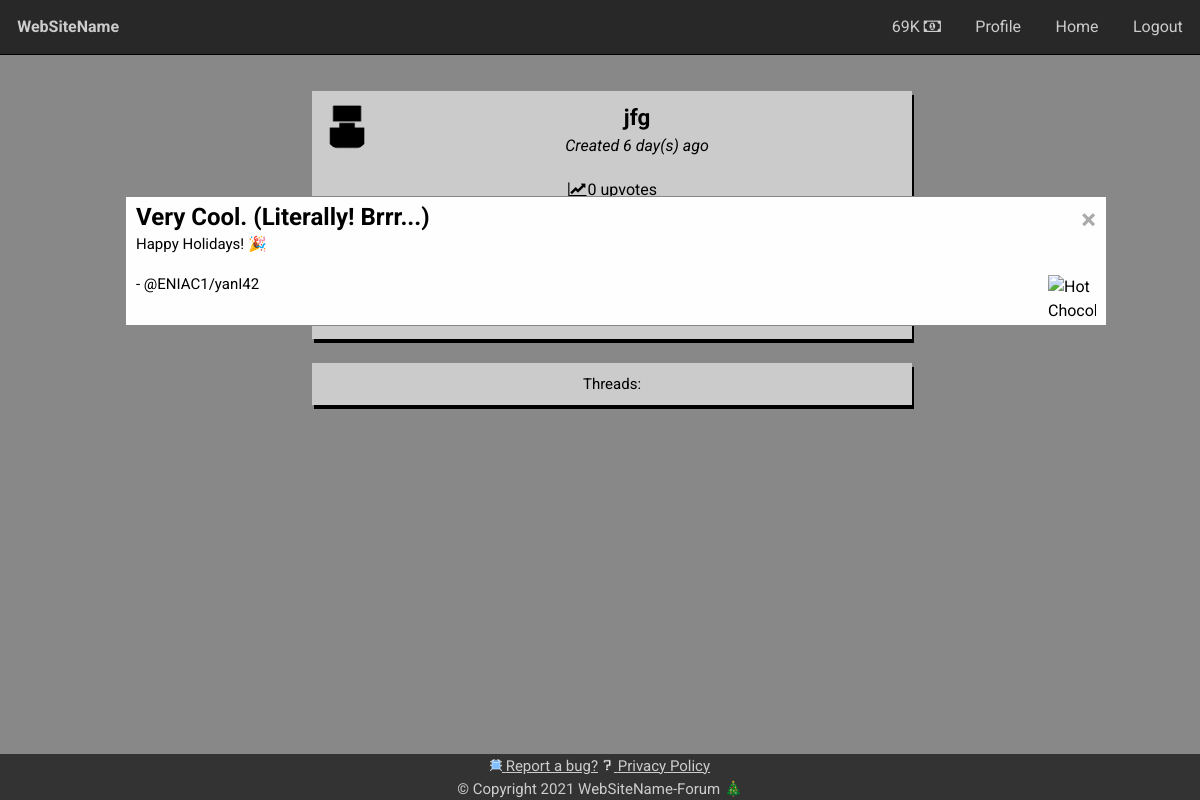
The app's page /profile/jfg (signed in) with its own data.
### main.py (models this page shows, shortened)
class User(UserMixin, db.Model):
    id = db.Column(db.Integer, primary_key=True)
    username = db.Column(db.String(34), unique=True)
    email = db.Column(db.String(321), unique=True)
    password = db.Column(db.String(70))
    admin = db.Column(db.Boolean, nullable=False, default=False)
    confirmed = db.Column(db.Boolean, nullable=False, default=False)
    confirmed_on = db.Column(db.DateTime, nullable=True)
    registered_on = db.Column(db.DateTime, nullable=False)
    strike = db.Column(db.Boolean, nullable=False, default=False)
    banned = db.Column(db.Boolean, nullable=False, default=False)
    about = db.Column(db.String(370))
    coins = db.Column(db.Integer, default=0, nullable=False)
    role = db.Column(db.String(600))
    profile_pic = db.Column(db.String(900), default="/static/imgs/default.png")

### main.py (the view, shortened to what this page needs)
@app.route('/profile/<user>', methods=["GET", 'POST'])
@cache.cached(timeout=15)
@login_required
def profile(user):
    usr = User.query.filter_by(username=user).first()
    form = AboutForm()
    if usr == None:
        abort(404)
    return render_template("profile.html",
                           user=usr,
                           posts=getPosts(usr.id),
                           form=form)

### main.py (called while the page is built)
def getPosts(id=-1):
    posts = Post.query.all()[-int(settings['postsPerPage']):]
    posts = list(reversed(posts))
    if id != -1:
        posts = [
            x for x in [x if x.author_id == id else None for x in posts]
            if x is not None
        ]
    authors = [
        User.query.filter_by(id=x.author_id).first().username
        for x in list(posts)
    ]
    return zip(posts, authors)

def days_between(d1):
    d2 = datetime.datetime.utcnow()
    secs = (d2 - d1).total_seconds()
    mins = math.floor(secs / 60)
    hours = math.floor(mins / 60)
    days = math.floor(hours / 24)
    months = math.floor(days / 60)
    years = math.floor(months / 12)
    if abs(mins) < 1:
        return str(round(secs)) + ' second(s)'
    if abs(hours) < 1:
        return str(round(mins)) + ' minute(s)'
    if abs(days) < 1:
        return str(round(hours)) + ' hour(s)'
    if abs(months) < 1:
        return str(round(days)) + ' day(s)'
    if abs(years) < 1:
        return str(round(months)) + ' month(s)'
    if abs(years) > 1:
        return str(round(years)) + ' year(s)'

def getULikes(id):
    post_ids = [post.id for post in Post.query.filter_by(author_id=id).all()]
    likes = 0
    for ide in post_ids:
        likes += PostLike.query.filter_by(post_id=ide).count()
    return likes

def gUserPosts(id):
    return Post.query.filter_by(author_id=id).count()

def hf(num):
    if int(num) == 0: return 0
    units = ['', 'K', 'M', 'G', 'T', 'P', 'E', 'Z', 'Y']
    magnitude = int(math.floor(math.log(num, 1000.0)))
    return '%.0f%s' % (num / 1000.0**magnitude, units[magnitude])

@lm.user_loader
def load_user(user_id):
    return User.query.get(int(user_id))

### templates/profile.html (shortened to what this page needs)
{% extends "base.html" %}
{% block content %}
<div class="center">
  <div class="card">
  <img src="{{ user.profile_pic }}" alt="Avatar" class="avatar">
		<div class="big"><strong>{% if user.role %}[<span class="red">{{ user.role }}</span>] {% endif %}{{ user.username }}</strong></div><br>
 <i>Created {{ settings['d_b'](user.registered_on) }} ago</i></div>
<div id="u-info">
<div class="card">
  {% set likes = settings['gul'](user.id) %}
  <i class="fa fa-line-chart fa-fw" aria-hidden="true"></i>{{ likes }}
  {% if likes > 1 %}
  upvotes
  {% elif likes == 1 %}
  upvote
  {% else %}
  upvotes
  {% endif %}
  <br>
</div>
<br>
<div class="card">
  <h2>About</h2>
  <p>{{ user.about }}</p>
</div>
</div>
  <br><div class="card"><p>Threads:</p></div>
</div>
{% endblock %}

### templates/base.html (shortened to what this page needs)
<!DOCTYPE html>
<html lang="en">
<head>
	<link rel="stylesheet" href="/static/style.css">
  <link rel="stylesheet" href="https://cdnjs.cloudflare.com/ajax/libs/font-awesome/4.7.0/css/font-awesome.min.css">
</head>
<body class='anim'>
  {% block navbar %}
	<div class="navbar navbar-fixed-top">
    <ul>
    <li><a href="/" class='webname'><strong>{{ settings["websitename"] }}</strong></a></li>
		{% if current_user.is_authenticated %}
    <li class='right'><a href="/logout">Logout</a></li>
    <li class='right'><a href="/home">Home</a></li>
		<li class='right'><a href="/profile/{{ current_user.username }}">Profile</a></li>
    <li class="right"><a href="/shop">{{ settings['hf'](current_user.coins) }} <i class="fa ic">&#xf0d6;</i></a></li>
    {% else %}
    <li class='right'><a href="/login">Login</a></li>
		<li class='right'><a href="/reg">Register</a></li>
    {% endif %}
    </ul>
	</div>
	<hr> {% endblock %}
  <br>
  <div class='clearfix'>
  <div class="column mc">
		{% block content %} {% endblock %}
	</div>
  <br>
  </div>
  <div id="modial" class="modial">
    <div class='d clearfix'>
      <span class='close' id='close' onclick='closeMod()'>&times;</span>
      <h1 class='holiday-h'>Very Cool. (Literally! Brrr...)</h1>
      <p id='c-mod'>Happy Holidays! 🎉</p>
      <p class='sig'>- @ENIAC1/yanI42</p>
      <img src="https://clipartix.com/wp-content/uploads/2019/03/hot-chocolate-clipart-2-2019-16.png" alt="Hot Chocolate" class='imge'>
    </div>
  </div>
  <footer class="footer_cr">
  <p class='center inline'><a href="mailto:{{settings['contactEmail']}}"><img src="/static/imgs/bug_art.png" alt="" class="ico"> Report a bug?</a></p>
  <p class="center inline"><a href="/privacy"><img src="/static/imgs/qmark_art.png" alt="" class='ico'> Privacy Policy</a></p>
  <p>&copy; Copyright 2021 {{ settings['websitename'] }}-Forum 🎄</p></footer>
</body>
</html>

### static/style.css (style rules this page uses)
* { font-family: Arial, Helvetica, sans-serif; font-family: 'Roboto', sans-serif; padding: 0; margin: 0; line-height: 1.5; }
html, body { height: 100%; background: #aaa; }
html { scroll-behavior: smooth; }
body { display: -webkit-box; display: -ms-flexbox; display: flex; min-height: 100vh; -webkit-box-orient: vertical; -webkit-box-direction: normal; -ms-flex-direction: column; flex-direction: column; }
p { font-size: 15px; }
.clearfix::after { content: ""; clear: both; display: table; }
.clearfix { -webkit-box-flex: 1; -ms-flex: 1; flex: 1; }
.center { display: block; text-align: center; }
.card { background: #fefefe; padding: 10px; -webkit-box-shadow: 2px 4px; box-shadow: 2px 4px; }
.column { float: left; width: 50%; }
ul { list-style-type: none; margin: 0; padding: 0; }
.webname { font-size: 17px; }
.footer_cr { width: 100%; background-color: #404040; color: white; text-align: center; }
.footer_cr a { color: #fff; }
.anim { -webkit-animation-name: fly-in; -webkit-animation-duration: 1s; animation-name: fly-in; animation-duration: 1s; }
body { display: none; }
.inline { display: inline; }
.card img { background-size: contain; min-width: 2%; max-width: 100%; height: auto; }
.navbar { background: #333; }
.navbar a { display: block; text-align: center; float: left; font-size: 16px; padding: 14px 16px; text-decoration: none; color: white; }
.navbar li { float: left; padding: 0.1vw; font-size: 16px; background: #333; transition-duration: 0.15s; transition-timing-function: cubic-bezier(0.12, 0.07, 0.31, 1.08); }
.navbar ul { list-style-type: none; margin: 0; padding: 0; overflow: hidden; }
.right { float: right !important; }
.ic { color: white; }
.ico { width: 12px; margin-left: auto; margin-right: auto; -webkit-filter: invert(1); filter: invert(1); }
.big * { font-size: 1.4em; }
.big { display: -webkit-inline-box; display: -ms-inline-flexbox; display: inline-flex; }
.avatar { float: left; vertical-align: middle; width: 50px; height: 50px; border-radius: 50%; }
.mc { margin: auto; margin-left: 25%; padding: 1%; }
.modial { width: 100%; height: 100%; overflow: auto; display: none; background-color: #000; background-color: rgba(0, 0, 0, 0.2); left: 0; top: 0; position: fixed; padding: 1em 1em; }
.modial .d { background: #fefefe; padding: 0.1em 10px; color: #000; margin: 15% auto; border: 1px solid #888; width: 80%; }
.close { color: #aaa; float: right; font-size: 28px; font-weight: bold; transition-duration: 0.15s; transition-timing-function: cubic-bezier(0.12, 0.07, 0.31, 1.08); }
#c-mod { vertical-align: middle; line-height: normal; }
.imge { box-sizing: border-box; max-width: 3em; float: right; max-height: 3em; }
.holiday-h { font-size: 1.5em; }
.sig { display: block; position: relative; top: 20px; }

### records on screen
User: hf "69K"
User: profile_pic (placeholder picture), username "jfg", d_b "6 day(s)"

### other values on screen
{{ settings["websitename"] }} "WebSiteName"
{{ likes }} "0"
{{ settings['websitename'] }} "WebSiteName"
